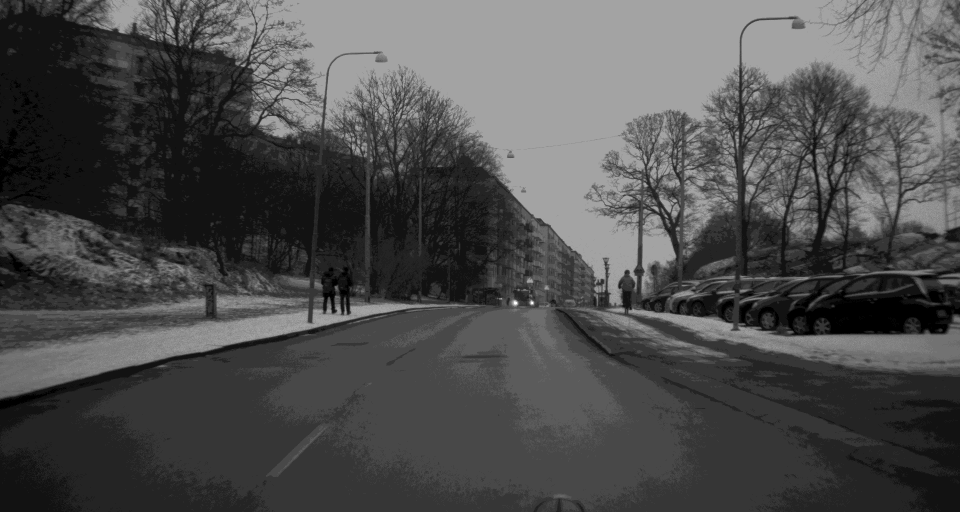
#> input picture SeeingThroughFog/tools/ProjectionTools/Gated2RGB/example_data/cam_stereo_left/2018-02-06_14-25-51_00400.tiff, 1920 x 1024 px (shown at 1/2 size)
$ python -i process.py   (imports and definitions only)
#> lines starting #> are read from the running program, lines starting #| are printed output that depends on the picture
from SeeingThroughFog.tools.Raw2LUTImages.conversion_lib.pinhole_camera_model import PinholeCameraModel
from SeeingThroughFog.tools.Raw2LUTImages.conversion_lib.basic_utils import read_image_intrinsic, read_tiff_image, save_tiff_image, check_image, read_meta_file, parse_day_night, apply_clahe_8bit
import SeeingThroughFog.tools.Raw2LUTImages.conversion_lib.decompand as decompand
import numpy as np
import cv2


def fb(x, bitdepth=16):
    return int(x*2**bitdepth)

def gamma_custom(exponent, num=100):
#> called with exponent = 0.2, num = 100
    values = np.linspace(0.0051, 0.999, num)

    lut = [[0,0], [fb(0.0025), fb(0.1)], [fb(0.005), fb(0.25)]]
    y = 0.25
    x = 0.005
    alpha = (y-1)/(x**exponent-1.0)
    beta = 1-alpha
    for i in values:
        lut.append([fb(i), fb(alpha*i**exponent+beta)])
    return lut

conversion_params = {
    "decomp_kneepoints": [[1023, 1023], [2559, 4095], [3455, 32767], [3967, 65535]],
    "comp_kneepoints": [[1023, 1023], [4095,2559], [32767,3455], [65535,3967]],
    "lut_kneepoints": [[512, 30720], [2048, 53760]],
    "lut_kneepoints_daytime": [[fb(0.005), fb(0.05)], [fb(0.01), fb(0.2)], [fb(0.03), fb(0.35)], [fb(0.05), fb(0.4)], [fb(0.1), fb(0.5)], [fb(0.2), fb(0.7)], [fb(0.3), fb(0.8)], [fb(0.4), fb(0.9)], [fb(0.5), fb(0.98)]],
    "lut_kneepoints_nighttime": [[fb(0.0025), fb(0.1)], [fb(0.005), fb(0.25)], [fb(0.01), fb(0.4)], [fb(0.1), fb(0.8)],[fb(0.2), fb(0.9)], [fb(0.3), fb(0.98)]],
    "lut_kneepoints_gated": [[fb(0.0025,bitdepth=10), fb(0.1,bitdepth=10)], [fb(0.005,bitdepth=10), fb(0.25,bitdepth=10)], [fb(0.01,bitdepth=10), fb(0.3,bitdepth=10)], [fb(0.1,bitdepth=10), fb(0.4,bitdepth=10)],[fb(0.2,bitdepth=10), fb(0.5,bitdepth=10)], [fb(0.3,bitdepth=10), fb(0.6,bitdepth=10)]],
    "lut_collorwise": {
        "r": gamma_custom(0.2),
        "g": gamma_custom(0.2),
        "b": gamma_custom(0.2),
    }


}
#> further down, picture is the input picture: shape (1024, 1920, 3); min 1, max 15, mean 5.31


# [25 lines left out: function create_lut_from_kneepoints, not called in this run]

def apply_clahe_8bit(image):
    clahe = cv2.createCLAHE(clipLimit=2.0, tileGridSize=(8, 8))
    image = cv2.cvtColor(image, cv2.COLOR_BGR2LAB)
#> image: shape (1024, 1920, 3); mean of channels 0, 1, 2 3.5, 128, 128
    image[:, :, 0] = clahe.apply(image[:,:,0])
#> image: shape (1024, 1920, 3); mean of channels 0, 1, 2 9.4, 128, 128
    clahe2 = cv2.createCLAHE(clipLimit=0.5, tileGridSize=(8, 8))
    image[:, :, 1] = clahe2.apply(image[:,:,1])
#> image: shape (1024, 1920, 3); mean of channels 0, 1, 2 9.4, 129, 128
    image[:, :, 2] = clahe2.apply(image[:,:,2])
#> image: shape (1024, 1920, 3); mean of channels 0, 1, 2 9.4, 129, 129
    image = cv2.cvtColor(image, cv2.COLOR_LAB2BGR)
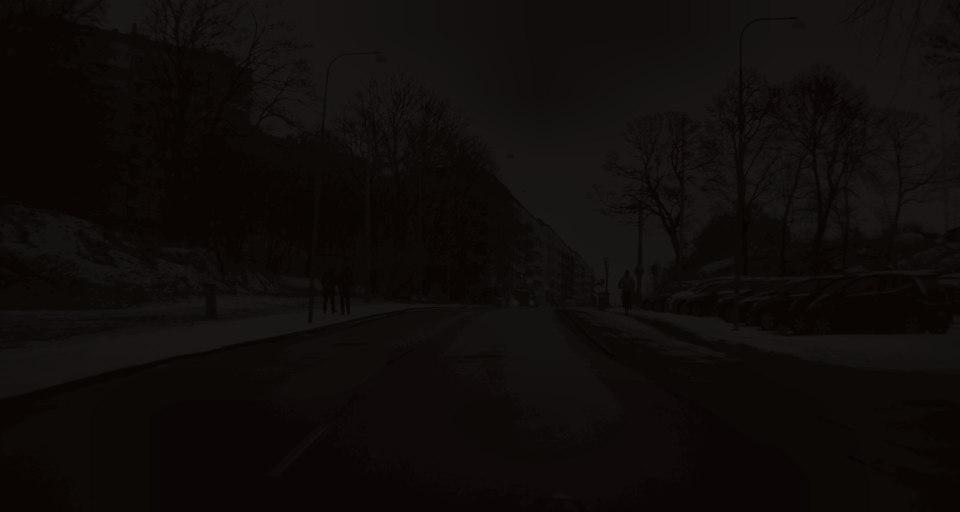
#> image: shape (1024, 1920, 3) (shown at 1/2 size); mean B, G, R 10.2, 11.7, 15.5

    return image

class Rectify_image():

    # [95 lines left out: functions __init__, process_lut, process_rect8, process_rect, process_rect_decompand, process_rect_gated and 1 more, not called in this run]

    def process_comp(self, image):
        return self.compand_lut[image]

>>> import cv2
>>> picture = cv2.imread('../../ProjectionTools/Gated2RGB/example_data/cam_stereo_left/2018-02-06_14-25-51_00400.tiff')
>>> result = apply_clahe_8bit(picture)
